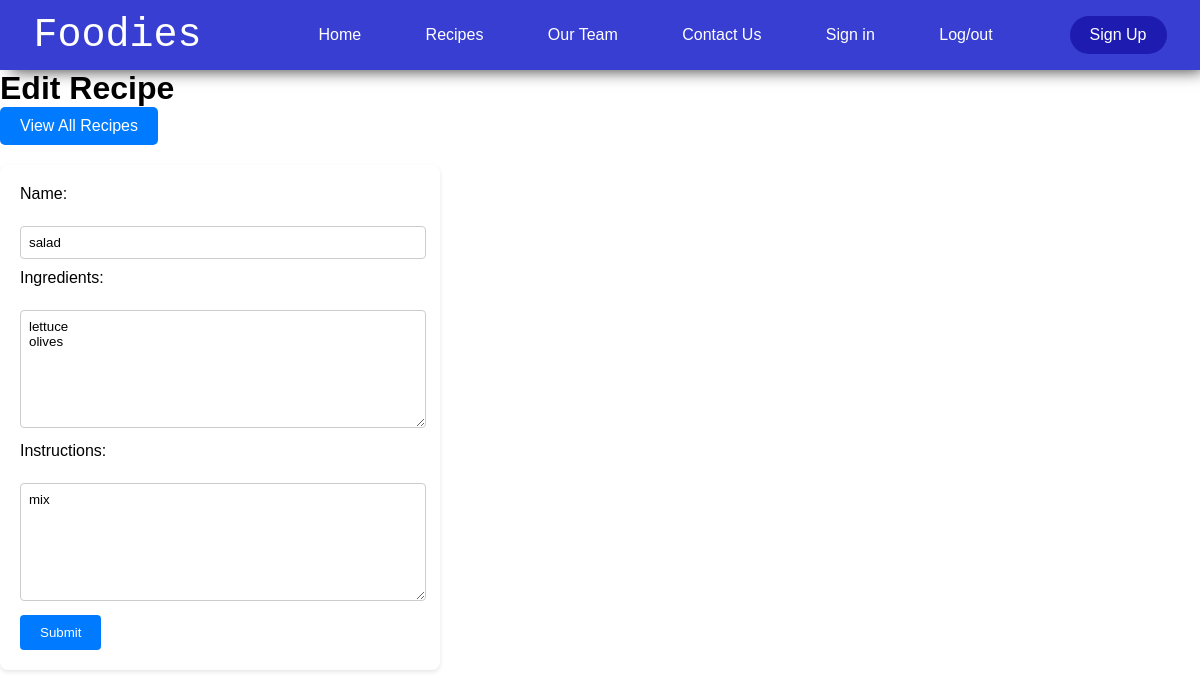
The app's page /edit_recipe/1 (signed in) with its own data.
### app.py (models this page shows)
class Recipe(db.Model):
    id = db.Column(db.Integer, primary_key=True)
    name = db.Column(db.String(100), nullable=False)
    email = db.Column(db.String(100), nullable=False)  # Add email field back to Recipe model
    ingredients = db.Column(db.Text, nullable=False)
    instructions = db.Column(db.Text, nullable=False)

### app.py (the view)
@app.route('/edit_recipe/<int:recipe_id>', methods=['GET'])
@login_required
def edit_recipe_form(recipe_id):
    recipe = Recipe.query.get_or_404(recipe_id)
    return render_template('edit_recipe.html', recipe=recipe, recipe_id=recipe_id)

### app.py (called while the page is built)
def login_required(func):
    @wraps(func)
    def decorated_function(*args, **kwargs):
        if 'logged_in' not in session:
            return redirect(url_for('signin'))
        return func(*args, **kwargs)
    return decorated_function

### templates/edit_recipe.html (shortened to what this page needs)
{% include 'index.html' %}
<!DOCTYPE html>
<html lang="en">
<head>
    <link rel="stylesheet" href="/static/add_recipe.css">
</head>
<body>
    <h1>Edit Recipe</h1>
    <p><a href="/recipes" class="button">View All Recipes</a></p>
    <form action="/edit_recipe/{{ recipe_id }}" method="post">
        <label for="name">Name:</label><br>
        <input type="text" id="name" name="name" value="{{ recipe.name }}"><br>
        <label for="ingredients">Ingredients:</label><br>
        <textarea id="ingredients" name="ingredients">{{ recipe.ingredients }}</textarea><br>
        <label for="instructions">Instructions:</label><br>
        <textarea id="instructions" name="instructions">{{ recipe.instructions }}</textarea><br>
        <input type="submit" value="Submit">
    </form>
</body>
</html>

### static/navbar.css (style rules this page uses)
body { padding: 0px; margin: 0px; }

### static/add_recipe.css (style rules this page uses)
body, h1, p, form, label, input, textarea { margin: 0; padding: 0; font-family: Arial, sans-serif; }
form { width: 400px; background-color: #fff; padding: 20px; border-radius: 8px; box-shadow: 0 2px 4px rgba(0, 0, 0, 0.1); margin-top: 20px; }
form label { display: block; margin-bottom: 5px; }
form input[type="text"], form textarea { width: calc(100% - 12px); padding: 8px; margin-bottom: 10px; border: 1px solid #ccc; border-radius: 4px; }
form textarea { height: 100px; }
form input[type="submit"] { background-color: #007bff; color: #fff; padding: 10px 20px; border: none; border-radius: 4px; cursor: pointer; }

### templates/edit_recipe.html (style rules this page uses)
.button { display: inline-block; padding: 10px 20px; background-color: #007bff; color: #fff; text-decoration: none; border-radius: 5px; }

### records on screen
Recipe: name "salad", ingredients "lettuce olives", instructions "mix"
